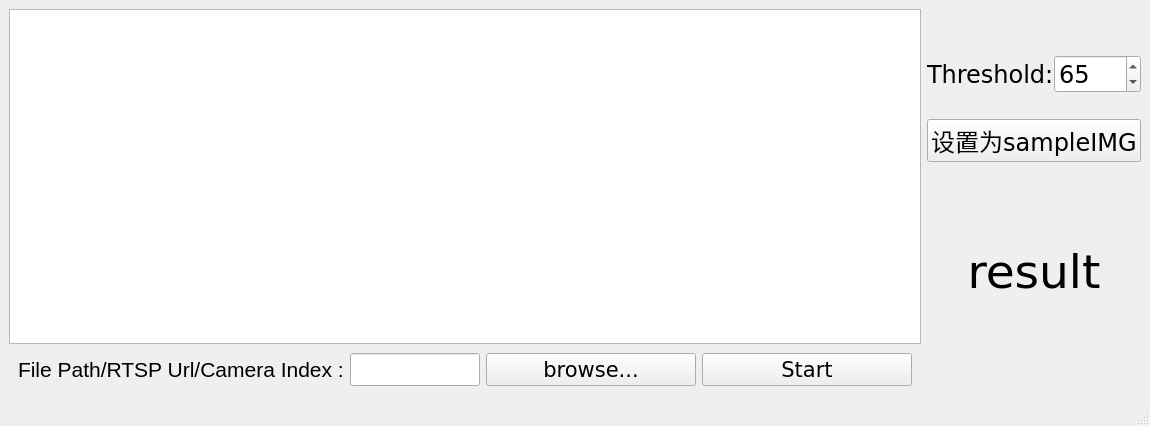
<?xml version="1.0" encoding="UTF-8"?>
<ui version="4.0">
 <class>MainWindow</class>
 <widget class="QMainWindow" name="MainWindow">
  <property name="geometry">
   <rect>
    <x>0</x>
    <y>0</y>
    <width>1150</width>
    <height>426</height>
   </rect>
  </property>
  <property name="windowTitle">
   <string>MainWindow</string>
  </property>
  <widget class="QWidget" name="centralwidget">
   <layout class="QHBoxLayout" name="horizontalLayout_3">
    <item>
     <widget class="QWidget" name="widget_5" native="true">
      <layout class="QVBoxLayout" name="verticalLayout_3" stretch="0,0">
       <property name="spacing">
        <number>0</number>
       </property>
       <property name="leftMargin">
        <number>0</number>
       </property>
       <property name="topMargin">
        <number>0</number>
       </property>
       <property name="rightMargin">
        <number>0</number>
       </property>
       <property name="bottomMargin">
        <number>0</number>
       </property>
       <item>
        <widget class="QGraphicsView" name="graphicsView"/>
       </item>
       <item>
        <widget class="QWidget" name="widget" native="true">
         <layout class="QHBoxLayout" name="horizontalLayout">
          <item>
           <widget class="QLabel" name="label">
            <property name="font">
             <font>
              <pointsize>16</pointsize>
             </font>
            </property>
            <property name="text">
             <string>File Path/RTSP Url/Camera Index :</string>
            </property>
           </widget>
          </item>
          <item>
           <widget class="QLineEdit" name="videoEdit">
            <property name="sizePolicy">
             <sizepolicy hsizetype="Fixed" vsizetype="Fixed">
              <horstretch>0</horstretch>
              <verstretch>0</verstretch>
             </sizepolicy>
            </property>
            <property name="minimumSize">
             <size>
              <width>130</width>
              <height>0</height>
             </size>
            </property>
            <property name="maximumSize">
             <size>
              <width>100</width>
              <height>16777215</height>
             </size>
            </property>
            <property name="font">
             <font>
              <family>DejaVu Sans</family>
              <pointsize>16</pointsize>
             </font>
            </property>
           </widget>
          </item>
          <item>
           <widget class="QPushButton" name="brobtn">
            <property name="font">
             <font>
              <family>DejaVu Sans</family>
              <pointsize>16</pointsize>
             </font>
            </property>
            <property name="text">
             <string>browse...</string>
            </property>
           </widget>
          </item>
          <item>
           <widget class="QPushButton" name="pushButton">
            <property name="font">
             <font>
              <family>DejaVu Sans</family>
              <pointsize>16</pointsize>
             </font>
            </property>
            <property name="text">
             <string>Start</string>
            </property>
           </widget>
          </item>
         </layout>
        </widget>
       </item>
      </layout>
     </widget>
    </item>
    <item>
     <widget class="QWidget" name="widget_4" native="true">
      <layout class="QVBoxLayout" name="verticalLayout_2">
       <property name="spacing">
        <number>0</number>
       </property>
       <property name="leftMargin">
        <number>0</number>
       </property>
       <property name="topMargin">
        <number>0</number>
       </property>
       <property name="rightMargin">
        <number>0</number>
       </property>
       <property name="bottomMargin">
        <number>0</number>
       </property>
       <item>
        <widget class="QWidget" name="widget_3" native="true">
         <property name="minimumSize">
          <size>
           <width>0</width>
           <height>140</height>
          </size>
         </property>
         <property name="maximumSize">
          <size>
           <width>16777215</width>
           <height>100</height>
          </size>
         </property>
         <layout class="QVBoxLayout" name="verticalLayout">
          <property name="spacing">
           <number>0</number>
          </property>
          <property name="leftMargin">
           <number>0</number>
          </property>
          <property name="topMargin">
           <number>0</number>
          </property>
          <property name="rightMargin">
           <number>0</number>
          </property>
          <property name="bottomMargin">
           <number>0</number>
          </property>
          <item>
           <widget class="QWidget" name="widget_2" native="true">
            <property name="sizePolicy">
             <sizepolicy hsizetype="Preferred" vsizetype="Fixed">
              <horstretch>0</horstretch>
              <verstretch>0</verstretch>
             </sizepolicy>
            </property>
            <property name="minimumSize">
             <size>
              <width>0</width>
              <height>80</height>
             </size>
            </property>
            <property name="maximumSize">
             <size>
              <width>16777215</width>
              <height>80</height>
             </size>
            </property>
            <layout class="QHBoxLayout" name="horizontalLayout_2">
             <property name="spacing">
              <number>0</number>
             </property>
             <property name="sizeConstraint">
              <enum>QLayout::SetDefaultConstraint</enum>
             </property>
             <property name="leftMargin">
              <number>0</number>
             </property>
             <property name="topMargin">
              <number>0</number>
             </property>
             <property name="rightMargin">
              <number>0</number>
             </property>
             <property name="bottomMargin">
              <number>0</number>
             </property>
             <item>
              <widget class="QLabel" name="label_2">
               <property name="sizePolicy">
                <sizepolicy hsizetype="Preferred" vsizetype="Preferred">
                 <horstretch>0</horstretch>
                 <verstretch>0</verstretch>
                </sizepolicy>
               </property>
               <property name="font">
                <font>
                 <family>DejaVu Sans</family>
                 <pointsize>18</pointsize>
                </font>
               </property>
               <property name="text">
                <string>Threshold:</string>
               </property>
              </widget>
             </item>
             <item>
              <widget class="QSpinBox" name="threshold">
               <property name="font">
                <font>
                 <family>DejaVu Sans</family>
                 <pointsize>18</pointsize>
                </font>
               </property>
               <property name="value">
                <number>65</number>
               </property>
              </widget>
             </item>
            </layout>
           </widget>
          </item>
          <item>
           <widget class="QPushButton" name="pushButton_2">
            <property name="font">
             <font>
              <family>DejaVu Sans</family>
              <pointsize>18</pointsize>
             </font>
            </property>
            <property name="text">
             <string>设置为sampleIMG</string>
            </property>
            <property name="iconSize">
             <size>
              <width>16</width>
              <height>16</height>
             </size>
            </property>
           </widget>
          </item>
         </layout>
        </widget>
       </item>
       <item>
        <widget class="QLabel" name="result">
         <property name="sizePolicy">
          <sizepolicy hsizetype="Preferred" vsizetype="Fixed">
           <horstretch>0</horstretch>
           <verstretch>0</verstretch>
          </sizepolicy>
         </property>
         <property name="minimumSize">
          <size>
           <width>200</width>
           <height>200</height>
          </size>
         </property>
         <property name="maximumSize">
          <size>
           <width>300</width>
           <height>300</height>
          </size>
         </property>
         <property name="font">
          <font>
           <family>DejaVu Sans</family>
           <pointsize>35</pointsize>
          </font>
         </property>
         <property name="contextMenuPolicy">
          <enum>Qt::CustomContextMenu</enum>
         </property>
         <property name="layoutDirection">
          <enum>Qt::LeftToRight</enum>
         </property>
         <property name="text">
          <string>result</string>
         </property>
         <property name="alignment">
          <set>Qt::AlignCenter</set>
         </property>
        </widget>
       </item>
      </layout>
     </widget>
    </item>
   </layout>
  </widget>
  <widget class="QStatusBar" name="statusbar"/>
  <widget class="QMenuBar" name="menubar">
   <property name="geometry">
    <rect>
     <x>0</x>
     <y>0</y>
     <width>1150</width>
     <height>34</height>
    </rect>
   </property>
  </widget>
 </widget>
 <resources/>
 <connections/>
</ui>
